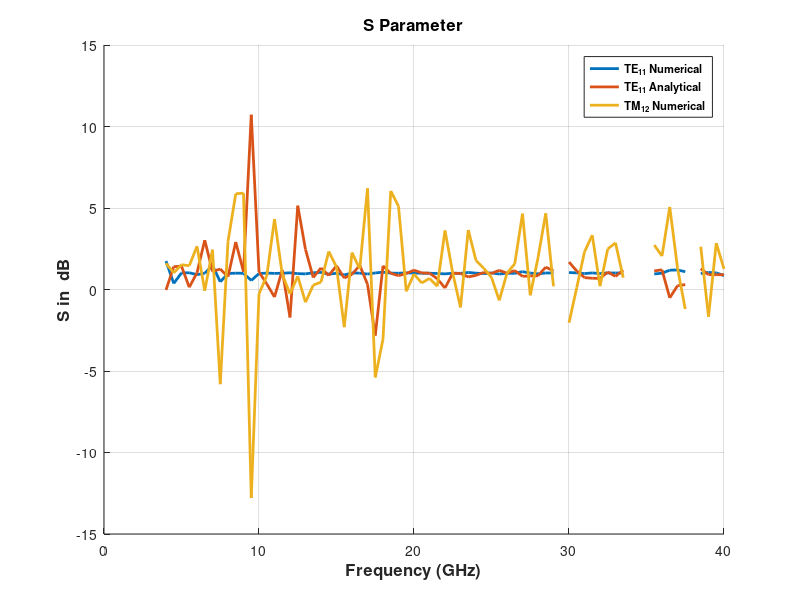

Reproduce this figure in MATLAB.
close all;
% c_ = load('TE_TE_Spr.mat');
% c_a = load('TE_TE_Srp_analytical.mat');
c_a = load('TE_TE_S22.mat');
%GSM_ = c_.Spr;
GSM_a = c_a.S22_;

% F = 1e9:1e9:100e9;
% F = 4e9:0.5e9:30e9;
F = 4e9:0.5e9:40e9;

% F = 21e9:0.5e9:40e9;

figure
for i = 1:3


hold on;
% plot(F * 1e-9, db(GSM_(:, i, i))/10, 'LineWidth', 1); grid on;
hold on;
plot(F * 1e-9, (GSM_a(:, i, i)), 'LineWidth', 2); grid on;

xlabel('Frequency (GHz)', 'FontSize', 12, 'FontWeight', 'bold');
ylabel('S in  dB', 'FontSize', 12, 'FontWeight', 'bold');
title(['S Parameter'], 'FontSize', 12, 'FontWeight', 'bold');



end


legend({'TE_{11} Numerical', 'TE_{11} Analytical', 'TM_{12} Numerical', 'TM_{12} Analytical', ...
    'TM_{13} Numerical', 'TM_{13} Analytical',}, 'FontSize', 8, 'FontWeight', 'bold', 'location', 'northeast');
% xlim([4 30]);

% print('S_pr_TM', '-depsc');